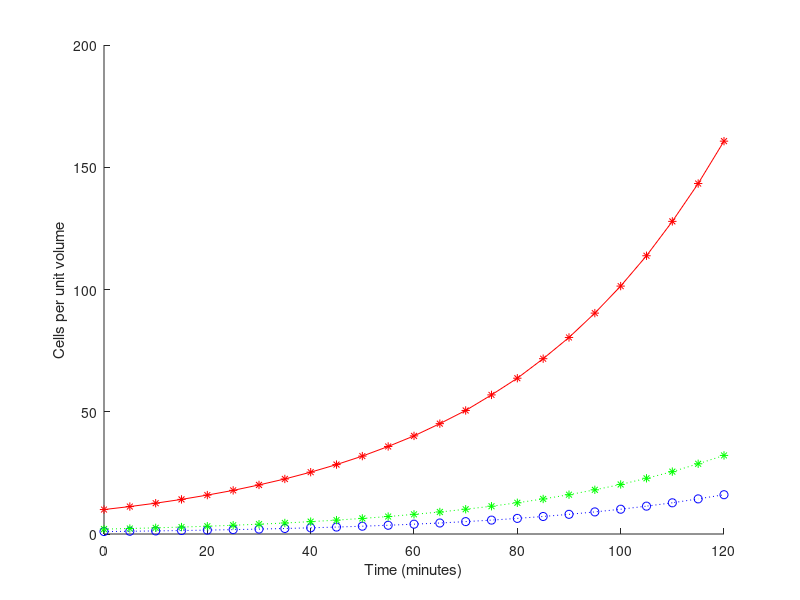

Source code (MATLAB):
figure();
cells_in_culture = @(t,N) (log(2) / 30) * N; % enter your expression for dN/dt here
% the above is an "anonymous" function where t is for time, N is for the concentration.
% Hint: MATLAB does not call its natural logarithm function "ln"

tspan = 0:5:120; % define the appropriate row vector here
hold on; % this lets us plot three traces on the same plot
[ T_1, N_1 ] = ode23s(cells_in_culture, tspan, 1);
plot(T_1, N_1, 'b:o');
[ T_2,N_2 ] = ode23s(cells_in_culture, tspan, 2);
plot(T_2,N_2, 'g:*');
[ T_10,N_10 ] = ode23s(cells_in_culture, tspan, 10);
plot(T_10,N_10, 'r-*');
xlabel('Time (minutes)');
ylabel('Cells per unit volume');
% enter your code here to plot all three traces

% make sure to label your axes!
